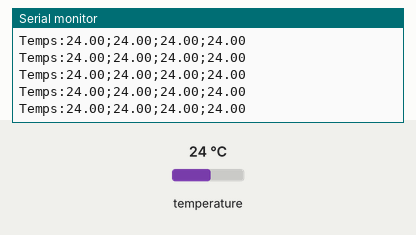
This sketch was run on a simulated Arduino Leonardo, built with avr-gcc and run on an emulated ATmega32U4. On the bench: the last lines printed to the serial monitor. The inputs (shaded band) are chosen by the test bench; at power-on: temperature 24 °C.

Above: at 1.7 s.
1.8 s: temperature set to 12 °C
At 1.84 s:
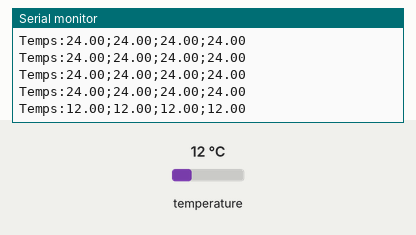
3.3 s: temperature set to 19 °C
At 3.31 s:
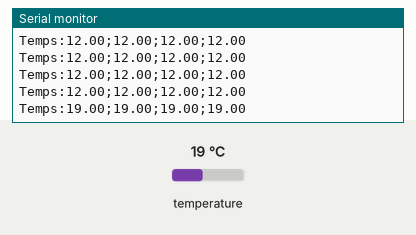
Timing chart, 0 to 6.3 s (numbered marks = the images above; inputs shaded):
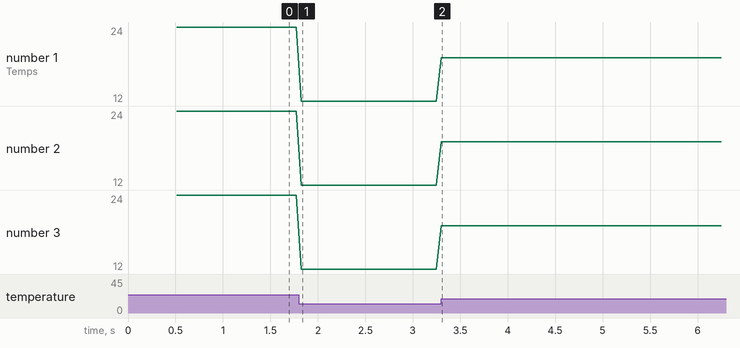

The sketch:

ald_thermocouples_breakout.ino
```cpp
#include <SPI.h>
#include "Adafruit_MAX31855.h"

// Default connection is using software SPI, but comment and uncomment one of
// the two examples below to switch between software SPI and hardware SPI:

// Example creating a thermocouple instance with software SPI on any three
// digital IO pins.
#define MAXCS  6
#define MAXCLK 7
#define MAXDO1 8
#define MAXDO2 9
#define MAXDO3 10
#define MAXDO4 11

// initialize the Thermocouple
Adafruit_MAX31855 thermocouple1(MAXCLK, MAXCS, MAXDO1);
Adafruit_MAX31855 thermocouple2(MAXCLK, MAXCS, MAXDO2);
Adafruit_MAX31855 thermocouple3(MAXCLK, MAXCS, MAXDO3);
Adafruit_MAX31855 thermocouple4(MAXCLK, MAXCS, MAXDO4);

double tc1_avg = 0.0;
double tc2_avg = 0.0;
double tc3_avg = 0.0;
double tc4_avg = 0.0;

void setup() {
  Serial.begin(9600);

  while (!Serial) delay(1); // wait for Serial on Leonardo/Zero, etc

  Serial.println("MAX31855 test");
  // wait for MAX chip to stabilize
  delay(500);
  Serial.print("Initializing sensors...");
  if (!thermocouple1.begin() || !thermocouple2.begin() || !thermocouple3.begin() || !thermocouple4.begin()) {
    Serial.println("ERROR.");
    while (1) delay(10);
  }

  Serial.println("DONE.");
}

void loop() {
  // read data and average past 50 samples; 100 Hz sample rate
   double tc1 = thermocouple1.readInternal();
   double tc2 = thermocouple2.readInternal();
   double tc3 = thermocouple3.readInternal();
   double tc4 = thermocouple4.readInternal();

   // send data once per second
   Serial.print("Temps:");
   Serial.print(tc1);
   Serial.print(";");
   Serial.print(tc2);
   Serial.print(";");
   Serial.print(tc3);
   Serial.print(";");
   Serial.println(tc4);

   delay(50);
}
```

Measured:
- after the input at 1.8 s, the serial monitor: prints a new line at once (image 1)
- after the input at 3.3 s, the serial monitor: prints a new line at once (image 2)
- plotted number 1: 24 → 12 after the input at 1.8 s, 12 → 19 after the input at 3.3 s
- plotted number 2: 24 → 12 after the input at 1.8 s, 12 → 19 after the input at 3.3 s
- plotted number 3: 24 → 12 after the input at 1.8 s, 12 → 19 after the input at 3.3 s
